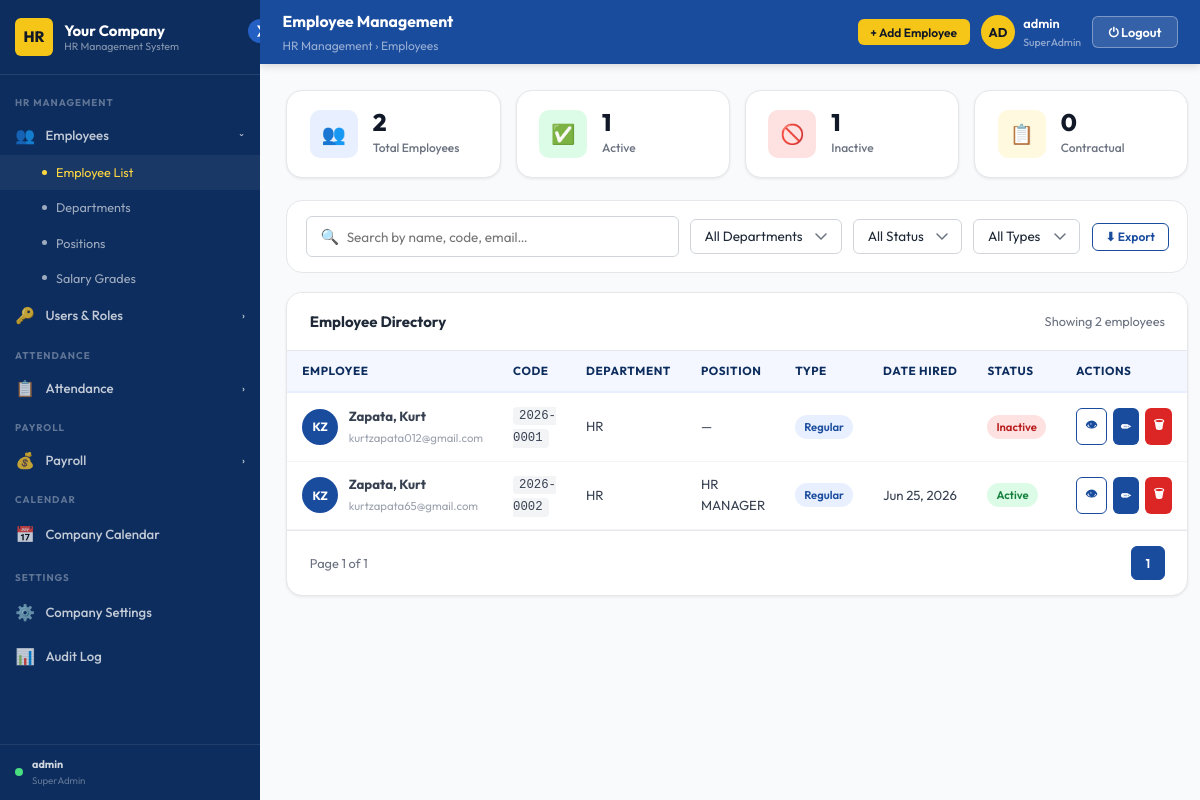
Before: /employees/ (signed in) with the older database file.
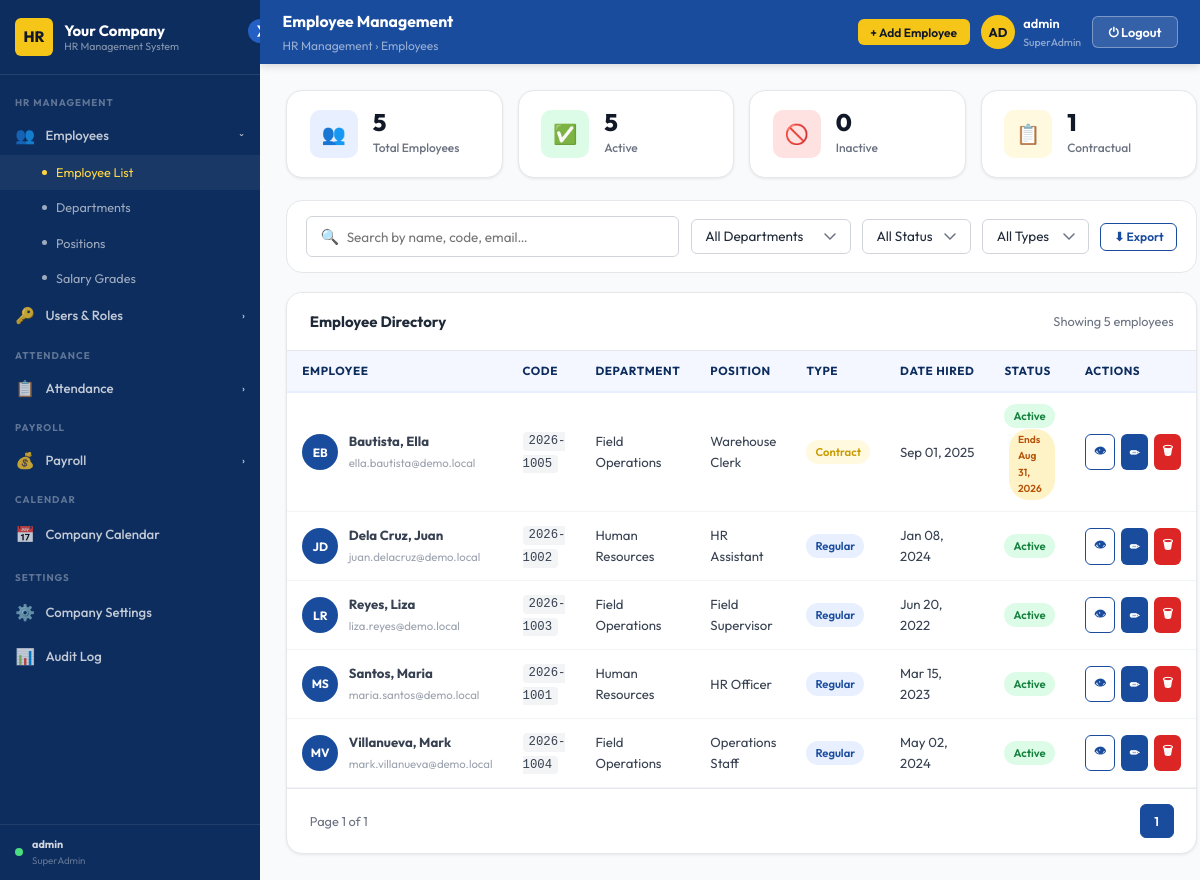
After: the same page with the newer database file.
### accounts/models.py (models this page shows, shortened)
class Role(models.Model):
    name        = models.CharField(max_length=100)      # SuperAdmin, HRAdmin, StaffAdmin
    description = models.TextField(blank=True)

### employees/models.py (models this page shows, shortened)
class Employee(models.Model):
    EMPLOYMENT_TYPES = [('regular', 'Regular'), ('contract', 'Contract')]
    STATUS_CHOICES   = [('active', 'Active'), ('inactive', 'Inactive')]
    GENDER_CHOICES   = [('male', 'Male'), ('female', 'Female'), ('other', 'Other')]
    CIVIL_CHOICES    = [
        ('single', 'Single'), ('married', 'Married'),
        ('widowed', 'Widowed'), ('separated', 'Separated'),
    ]
    employee_code   = models.CharField(max_length=50, unique=True)
    first_name      = models.CharField(max_length=100)
    last_name       = models.CharField(max_length=100)
    email           = models.EmailField(unique=True)
    phone           = models.CharField(max_length=30, blank=True)
    address         = models.TextField(blank=True)
    date_hired      = models.DateField(null=True, blank=True)
    employment_type = models.CharField(max_length=20, choices=EMPLOYMENT_TYPES, default='regular')
    status          = models.CharField(max_length=20, choices=STATUS_CHOICES, default='active')
    department      = models.ForeignKey(Department, on_delete=models.SET_NULL, null=True, blank=True)
    position        = models.ForeignKey(Position, on_delete=models.SET_NULL, null=True, blank=True)
    salary_grade    = models.ForeignKey(SalaryGrade, on_delete=models.SET_NULL, null=True, blank=True)
    created_at      = models.DateTimeField(auto_now_add=True)
    updated_at      = models.DateTimeField(auto_now=True)
    middle_name     = models.CharField(max_length=100, blank=True)
    birthdate       = models.DateField(null=True, blank=True)
    gender          = models.CharField(max_length=10, choices=GENDER_CHOICES, blank=True)
    civil_status    = models.CharField(max_length=15, choices=CIVIL_CHOICES, blank=True)
    nationality     = models.CharField(max_length=60, blank=True, default='Filipino')
    tin_number        = models.CharField(max_length=30, blank=True)
    sss_number        = models.CharField(max_length=30, blank=True)
    philhealth_number = models.CharField(max_length=30, blank=True)
    pagibig_number    = models.CharField(max_length=30, blank=True)
    emergency_contact_name         = models.CharField(max_length=150, blank=True)
    emergency_contact_phone        = models.CharField(max_length=30, blank=True)
    emergency_contact_relationship = models.CharField(max_length=60, blank=True)
    contract_start  = models.DateField(null=True, blank=True)
    contract_end    = models.DateField(null=True, blank=True)
    @property
    def is_contract_expired(self):
        if self.employment_type == 'contract' and self.contract_end:
            from datetime import date
            return date.today() > self.contract_end
        return False

class Department(models.Model):
    name        = models.CharField(max_length=100)
    description = models.TextField(blank=True)
    created_at  = models.DateTimeField(auto_now_add=True)

class Position(models.Model):
    name        = models.CharField(max_length=100)
    department  = models.ForeignKey(Department, on_delete=models.SET_NULL, null=True)
    base_salary = models.DecimalField(max_digits=10, decimal_places=2, default=0)
    created_at  = models.DateTimeField(auto_now_add=True)

### employees/views.py (the view)
@admin_required
def employee_list(request):
    qs = Employee.objects.select_related(
        'department', 'position', 'salary_grade'
    ).order_by('last_name', 'first_name')
    q        = request.GET.get('q', '').strip()
    dept     = request.GET.get('dept')
    status   = request.GET.get('status')
    emp_type = request.GET.get('type')
    if q:
        qs = qs.filter(
            Q(first_name__icontains=q) | Q(last_name__icontains=q) |
            Q(email__icontains=q)      | Q(employee_code__icontains=q)
        )
    if dept:     qs = qs.filter(department_id=dept)
    if status:   qs = qs.filter(status=status)
    if emp_type: qs = qs.filter(employment_type=emp_type)
    paginator = Paginator(qs, 20)
    employees = paginator.get_page(request.GET.get('page', 1))
    today = date.today()
    soon  = today + timedelta(days=30)
    stats = {
        'total':             Employee.objects.count(),
        'active':            Employee.objects.filter(status='active').count(),
        'inactive':          Employee.objects.filter(status='inactive').count(),
        'contract':          Employee.objects.filter(employment_type='contract').count(),
        'expiring_soon':    Employee.objects.filter(
                                employment_type='contract',
                                status='active',
                                contract_end__gte=today,
                                contract_end__lte=soon,
                            ).count(),
        'expired_contracts': Employee.objects.filter(
                                employment_type='contract',
                                status='active',
                                contract_end__lt=today,
                            ).count(),
    }
    next_code = generate_employee_code()
    new_creds = request.session.pop('new_employee_credentials', None)
    for _name, _desc in [
        ('SuperAdmin', 'Full access to all system features'),
        ('HRAdmin',    'Access to HR and employee management'),
        ('StaffAdmin', 'Read-only access to staff data'),
    ]:
        Role.objects.get_or_create(name=_name, defaults={'description': _desc})
    return render(request, 'hrms/employee_management.html', {
        'employees':      employees,
        'departments':    Department.objects.all(),
        'salary_grades':  SalaryGrade.objects.all(),
        'roles':          Role.objects.all().order_by('name'),
        'stats':          stats,
        'next_emp_code':  next_code,
        'new_creds':      new_creds,
        **_branding(),
    })

### templates/hrms/employee_management.html (shortened to what this page needs)
{% extends "hrms/admin_base.html" %}
{% load static %}
{% block page_title %}Employee Management{% endblock %}
{% block breadcrumb %}HR Management › Employees{% endblock %}
{% block header_actions %}
  <button class="btn btn-gold btn-sm" onclick="openModal('add-employee-modal')">+ Add Employee</button>
{% endblock %}
{% block content %}
<div class="emp-stats">
  <div class="stat-card">
    <div class="stat-icon blue">👥</div>
    <div><div class="stat-num">{{ stats.total|default:0 }}</div><div class="stat-label">Total Employees</div></div>
  </div>
  <div class="stat-card">
    <div class="stat-icon green">✅</div>
    <div><div class="stat-num">{{ stats.active|default:0 }}</div><div class="stat-label">Active</div></div>
  </div>
  <div class="stat-card">
    <div class="stat-icon red">🚫</div>
    <div><div class="stat-num">{{ stats.inactive|default:0 }}</div><div class="stat-label">Inactive</div></div>
  </div>
  <div class="stat-card">
    <div class="stat-icon gold">📋</div>
    <div><div class="stat-num">{{ stats.contract|default:0 }}</div><div class="stat-label">Contractual</div></div>
  </div>
</div>
<div class="filters-bar">
  <div class="search-bar" style="flex:1;min-width:220px;">
    <span class="search-icon">🔍</span>
    <input type="text" id="emp-search" placeholder="Search by name, code, email…" oninput="filterEmployees()">
  </div>
  <select class="form-control" id="filter-dept" style="width:auto;" onchange="filterEmployees()">
    <option value="">All Departments</option>
  </select>
  <select class="form-control" id="filter-status" style="width:auto;" onchange="filterEmployees()">
    <option value="">All Status</option>
  </select>
  <select class="form-control" id="filter-type" style="width:auto;" onchange="filterEmployees()">
    <option value="">All Types</option>
  </select>
  <button class="btn btn-outline btn-sm" onclick="exportEmployees()">⬇ Export</button>
</div>
<div class="card">
  <div class="card-header">
    <h3>Employee Directory</h3>
    <span class="text-sm text-gray" id="emp-count">Showing {{ employees.object_list|length }} employees</span>
  </div>
  <div class="table-wrap">
    <table class="data-table" id="emp-table">
      <thead>
        <tr>
          <th>Employee</th>
          <th>Code</th>
          <th>Department</th>
          <th>Position</th>
          <th>Type</th>
          <th>Date Hired</th>
          <th>Status</th>
          <th>Actions</th>
        </tr>
      </thead>
      <tbody id="emp-tbody">
        {% for emp in employees %}
        <tr data-dept="{{ emp.department_id|default:'' }}" data-status="{{ emp.status }}" data-type="{{ emp.employment_type }}">
          <td>
            <div class="emp-name-cell">
              <div class="emp-avatar">{{ emp.first_name|slice:":1" }}{{ emp.last_name|slice:":1" }}</div>
              <div>
                <strong>{{ emp.last_name }}, {{ emp.first_name }}</strong>
                <span>{{ emp.email }}</span>
              </div>
            </div>
          </td>
          <td><code style="font-size:.82rem;background:var(--gray-100);padding:.15rem .4rem;border-radius:4px;">{{ emp.employee_code }}</code></td>
          <td>{{ emp.department.name|default:"—" }}</td>
          <td>{{ emp.position.name|default:"—" }}</td>
          <td>
            <span class="badge {% if emp.employment_type == 'regular' %}badge-blue{% else %}badge-gold{% endif %}">
              {{ emp.employment_type|title }}
            </span>
          </td>
          <td>{{ emp.date_hired|date:"M d, Y" }}</td>
          <td>
            <span class="badge {% if emp.status == 'active' %}badge-success{% else %}badge-danger{% endif %}">
              {{ emp.status|title }}
            </span>
            {% if emp.is_contract_expired %}
              <span class="badge badge-danger" style="font-size:.68rem;margin-left:.3rem;">⚠ Contract Expired</span>
            {% elif emp.employment_type == "contract" and emp.contract_end %}
              <span class="badge badge-warning" style="font-size:.68rem;margin-left:.3rem;">
                Ends {{ emp.contract_end|date:"M d, Y" }}
              </span>
            {% endif %}
          </td>
          <td>
            <div class="action-btns">
              <button class="btn btn-outline btn-sm btn-icon" title="View" onclick="viewEmployee('{{ emp.id }}')">👁</button>
              <button class="btn btn-primary btn-sm btn-icon" title="Edit" onclick="editEmployee('{{ emp.id }}')">✏</button>
              <button class="btn btn-danger btn-sm btn-icon" title="Delete" onclick="confirmDelete('{{ emp.id }}', '{{ emp.first_name|escapejs }} {{ emp.last_name|escapejs }}')">🗑</button>
            </div>
          </td>
        </tr>
        {% empty %}
        <tr><td colspan="8" style="text-align:center;padding:2.5rem;color:var(--gray-400);">No employees found.</td></tr>
        {% endfor %}
      </tbody>
    </table>
  </div>
  <div style="padding:1rem 1.5rem;display:flex;align-items:center;justify-content:space-between;border-top:1px solid var(--gray-200);">
    <span class="text-sm text-gray">Page {{ employees.number }} of {{ employees.paginator.num_pages }}</span>
    <div class="pagination">
      {% for num in employees.paginator.page_range %}
        {% if employees.number == num %}
          <span class="page-btn active">{{ num }}</span>
        {% elif num >= employees.number|add:"-2" and num <= employees.number|add:"2" %}
          <a href="?page={{ num }}" class="page-btn">{{ num }}</a>
        {% endif %}
      {% endfor %}
    </div>
  </div>
</div>
{% endblock %}

### templates/hrms/admin_base.html (shortened to what this page needs)
{% load static %}
<!DOCTYPE html>
<html lang="en">
<head>
  <link rel="stylesheet" href="{% static 'css/base.css' %}"/>
</head>
<body>
<div class="admin-layout">
  <aside class="sidebar" id="sidebar">
    <button class="sidebar-toggle" id="sidebar-toggle" title="Toggle Sidebar">❯</button>
    <div class="sidebar-logo">
      <div class="logo-mark" id="logo-mark">
        {% if company_logo %}
          <img src="{{ company_logo }}" alt="Logo"
               style="width:100%;height:100%;object-fit:cover;border-radius:var(--radius-sm);">
        {% else %}
          {{ company_initials|default:"HR" }}
        {% endif %}
      </div>
      <div class="logo-text">
        {{ company_name|default:"Your Company" }}
        <span>HR Management System</span>
      </div>
    </div>
    <nav class="sidebar-nav" id="sidebar-nav">
      <div class="nav-section">
        <div class="nav-section-label">HR Management</div>
        <button class="nav-group-toggle" data-group="nav-hr">
          <span class="icon">👥</span><span class="label">Employees</span><span class="chevron">›</span>
        </button>
        <div class="nav-submenu" id="nav-hr">
          <a href="{% url 'employees:list' %}">Employee List</a>
          <a href="{% url 'employees:departments' %}">Departments</a>
          <a href="{% url 'employees:positions' %}">Positions</a>
          <a href="{% url 'employees:salary_grades' %}">Salary Grades</a>
        </div>
        {% if is_super_admin %}
        <button class="nav-group-toggle" data-group="nav-users">
          <span class="icon">🔑</span><span class="label">Users & Roles</span><span class="chevron">›</span>
        </button>
        {% endif %}
      </div>
      <div class="nav-section">
        <div class="nav-section-label">Attendance</div>
        <button class="nav-group-toggle" data-group="nav-att">
          <span class="icon">📋</span><span class="label">Attendance</span><span class="chevron">›</span>
        </button>
      </div>
      <div class="nav-section">
        <div class="nav-section-label">Payroll</div>
        <button class="nav-group-toggle" data-group="nav-payroll">
          <span class="icon">💰</span><span class="label">Payroll</span><span class="chevron">›</span>
        </button>
      </div>
      <div class="nav-section">
        <div class="nav-section-label">Calendar</div>
        <a class="nav-link" href="{% url 'calendar_app:index' %}">
          <span class="icon">📅</span><span class="label">Company Calendar</span>
        </a>
      </div>
      {% if is_super_admin %}
      <div class="nav-section">
        <div class="nav-section-label">Settings</div>
        <a class="nav-link" href="{% url 'employees:company_settings' %}">
          <span class="icon">⚙️</span><span class="label">Company Settings</span>
        </a>
        <a class="nav-link" href="{% url 'accounts:audit_log' %}">
          <span class="icon">📊</span><span class="label">Audit Log</span>
        </a>
      </div>
      {% endif %}
    </nav>
    <div style="padding:.75rem 1rem;border-top:1px solid rgba(255,255,255,.08);
                display:flex;align-items:center;gap:.6rem;">
      <div style="width:8px;height:8px;border-radius:50%;background:#4ADE80;flex-shrink:0;"></div>
      <div style="overflow:hidden;">
        <div style="font-size:.72rem;font-weight:700;color:rgba(255,255,255,.8);
                    white-space:nowrap;overflow:hidden;text-overflow:ellipsis;">
          {{ request.user.get_full_name|default:request.user.username }}
        </div>
        <div style="font-size:.65rem;color:rgba(255,255,255,.35);">
          {% if user_role %}{{ user_role.name }}{% else %}No Role{% endif %}
        </div>
      </div>
    </div>
  </aside>
  <div style="flex:1;display:flex;flex-direction:column;">
    <header class="admin-header" id="admin-header">
      <div>
        <div class="header-title">{% block page_title %}Dashboard{% endblock %}</div>
        <div class="header-breadcrumb">{% block breadcrumb %}Home{% endblock %}</div>
      </div>
      <div class="header-right">
        {% block header_actions %}{% endblock %}
        <div class="header-user">
          <div class="header-avatar">{{ request.user.username|slice:":2"|upper }}</div>
          <div>
            <div style="font-size:.85rem;font-weight:600;color:var(--white);">
              {{ request.user.get_full_name|default:request.user.username }}
            </div>
            {% if user_role %}
            <div style="font-size:.7rem;color:rgba(255,255,255,.5);">
              {{ user_role.name }}
            </div>
            {% endif %}
          </div>
        </div>
        <button class="btn-logout" onclick="confirmLogout()">⏻ Logout</button>
      </div>
    </header>
    <main class="admin-content" id="admin-content">
      {% block content %}{% endblock %}
    </main>
  </div>
</div>
</body>
</html>

Changed rows visible on the page:
removed Employee: first_name "K", last_name "Z", last_name "Zapata", first_name "Kurt", email "kurtzapata012@gmail.com", employee_code "2026-0001", department.name "HR", position.name "—", employment_type "Regular", status "Inactive"
removed Employee: first_name "K", last_name "Z", last_name "Zapata", first_name "Kurt", email "kurtzapata65@gmail.com", employee_code "2026-0002", department.name "HR", position.name "HR MANAGER", employment_type "Regular", date_hired "Jun 25, 2026", status "Active"
added Employee: first_name "E", last_name "B", last_name "Bautista", first_name "Ella", email "ella.bautista@demo.local", employee_code "2026-1005", department.name "Field Operations", position.name "Warehouse Clerk", employment_type "Contract", date_hired "Sep 01, 2025", status "Active", contract_end "Aug 31, 2026"
added Employee: first_name "J", last_name "D", last_name "Dela Cruz", first_name "Juan", email "juan.delacruz@demo.local", employee_code "2026-1002", department.name "Human Resources", position.name "HR Assistant", employment_type "Regular", date_hired "Jan 08, 2024", status "Active"
added Employee: first_name "L", last_name "R", last_name "Reyes", first_name "Liza", email "liza.reyes@demo.local", employee_code "2026-1003", department.name "Field Operations", position.name "Field Supervisor", employment_type "Regular", date_hired "Jun 20, 2022", status "Active"
added Employee: first_name "M", last_name "S", last_name "Santos", first_name "Maria", email "maria.santos@demo.local", employee_code "2026-1001", department.name "Human Resources", position.name "HR Officer", employment_type "Regular", date_hired "Mar 15, 2023", status "Active"
added Employee: first_name "M", last_name "V", last_name "Villanueva", first_name "Mark", email "mark.villanueva@demo.local", employee_code "2026-1004", department.name "Field Operations", position.name "Operations Staff", employment_type "Regular", date_hired "May 02, 2024", status "Active"
Other visible differences:
{{ stats.total|default:0 }}: "2" → "5"
{{ stats.active|default:0 }}: "1" → "5"
{{ stats.inactive|default:0 }}: "1" → "0"
{{ stats.contract|default:0 }}: "0" → "1"
{{ employees.object_list|length }}: "2" → "5"
